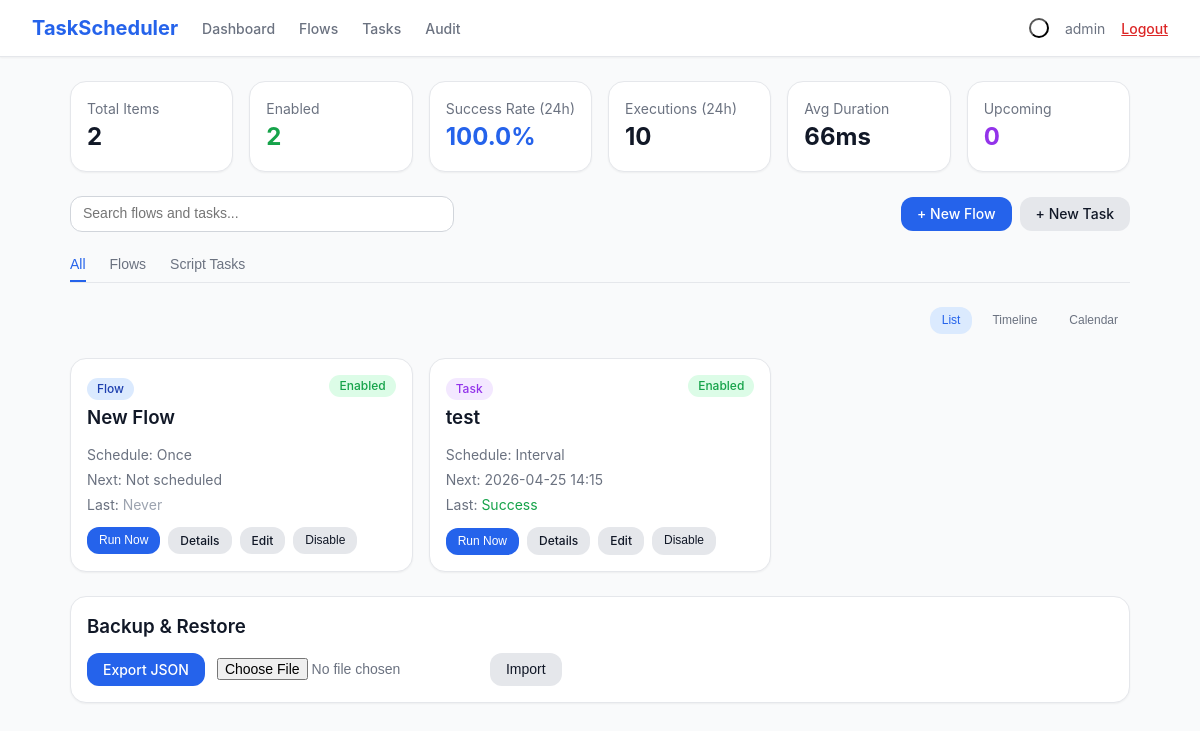
Page / (signed in) on the earlier database version.
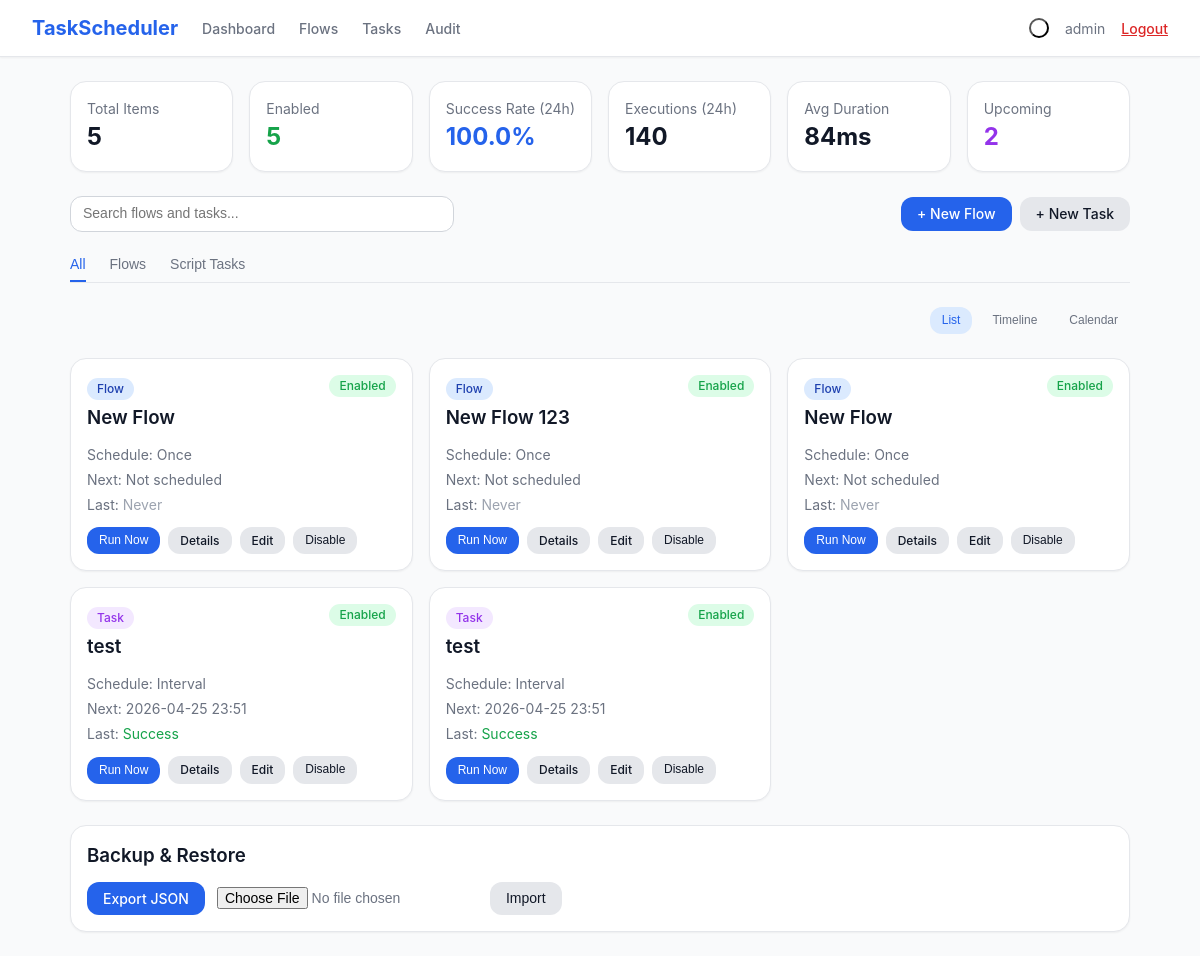
Same page on the later database version.
### models.py (models this page shows, shortened)
class Flow(db.Model):
    __tablename__ = 'flows'
    id = db.Column(db.Integer, primary_key=True)
    name = db.Column(db.String(200), nullable=False)
    schedule_type = db.Column(db.String(50), nullable=False)
    schedule_config = db.Column(db.Text, default='{}')
    enabled = db.Column(db.Boolean, default=True)
    nodes = db.Column(db.Text, default='[]')
    connections = db.Column(db.Text, default='[]')
    timeout_seconds = db.Column(db.Integer, default=30)
    max_retries = db.Column(db.Integer, default=0)
    last_run_time = db.Column(db.DateTime, nullable=True)
    last_run_status = db.Column(db.String(20), nullable=True)
    last_run_output = db.Column(db.Text, nullable=True)
    last_run_node_errors = db.Column(db.Text, default='{}')
    next_run_time = db.Column(db.DateTime, nullable=True)
    created_at = db.Column(db.DateTime, default=datetime.utcnow)
    updated_at = db.Column(db.DateTime, default=datetime.utcnow, onupdate=datetime.utcnow)

class Task(db.Model):
    __tablename__ = 'tasks'
    id = db.Column(db.Integer, primary_key=True)
    name = db.Column(db.String(200), nullable=False)
    script_path = db.Column(db.String(500), nullable=True)
    schedule_type = db.Column(db.String(50), nullable=False)
    schedule_config = db.Column(db.Text, default='{}')
    enabled = db.Column(db.Boolean, default=True)
    timeout_seconds = db.Column(db.Integer, default=30)
    env_vars = db.Column(db.Text, default='{}')
    cli_args = db.Column(db.Text, default='')
    tags = db.Column(db.String(500), default='')
    max_retries = db.Column(db.Integer, default=0)
    max_instances = db.Column(db.Integer, default=1)
    last_run_time = db.Column(db.DateTime, nullable=True)
    last_run_status = db.Column(db.String(20), nullable=True)
    last_run_output = db.Column(db.Text, nullable=True)
    next_run_time = db.Column(db.DateTime, nullable=True)
    created_at = db.Column(db.DateTime, default=datetime.utcnow)
    updated_at = db.Column(db.DateTime, default=datetime.utcnow, onupdate=datetime.utcnow)

### app.py (the view)
@app.route('/')
@login_required
def dashboard():
    total_items = Task.query.count() + Flow.query.count()
    enabled_items = Task.query.filter_by(enabled=True).count() + Flow.query.filter_by(enabled=True).count()
    last_24h = datetime.utcnow() - timedelta(hours=24)
    recent_logs = ExecutionLog.query.filter(ExecutionLog.run_time >= last_24h).all()
    success_count = sum(1 for l in recent_logs if l.status == 'success')
    total_recent = len(recent_logs)
    success_rate = round((success_count / total_recent * 100), 1) if total_recent > 0 else 0
    avg_duration = 0
    if recent_logs:
        durations = [l.duration_ms for l in recent_logs if l.duration_ms]
        avg_duration = round(sum(durations) / len(durations), 0) if durations else 0
    upcoming_tasks = Task.query.filter(Task.next_run_time >= datetime.utcnow()).order_by(Task.next_run_time).limit(5).all()
    upcoming_flows = Flow.query.filter(Flow.next_run_time >= datetime.utcnow()).order_by(Flow.next_run_time).limit(5).all()
    all_tasks = Task.query.order_by(Task.created_at.desc()).all()
    all_flows = Flow.query.order_by(Flow.created_at.desc()).all()
    calendar_tasks = Task.query.filter(Task.enabled == True, Task.next_run_time != None).all()
    calendar_flows = Flow.query.filter(Flow.enabled == True, Flow.next_run_time != None).all()
    return render_template('dashboard.html',
        total_items=total_items,
        enabled_items=enabled_items,
        success_rate=success_rate,
        executions_24h=total_recent,
        avg_duration=int(avg_duration),
        upcoming_tasks=upcoming_tasks,
        upcoming_flows=upcoming_flows,
        tasks=all_tasks,
        flows=all_flows,
        calendar_tasks=calendar_tasks,
        calendar_flows=calendar_flows
    )

### app.py (called while the page is built)
def login_required(f):
    @wraps(f)
    def decorated_function(*args, **kwargs):
        if 'user_id' not in session:
            if request.is_json or request.path.startswith('/api/'):
                return jsonify({'error': 'Unauthorized'}), 401
            return redirect(url_for('login'))
        return f(*args, **kwargs)
    return decorated_function

### templates/dashboard.html (shortened to what the changed rows need)
{% extends "base.html" %}
{% block content %}
<div class="space-y-6">
    <div class="grid grid-2 md-grid-3 lg-grid-6 gap-4">
        <div class="card p-4">
            <div class="text-sm text-muted">Total Items</div>
            <div class="text-2xl font-bold text-body">{{ total_items }}</div>
        </div>
        <div class="card p-4">
            <div class="text-sm text-muted">Enabled</div>
            <div class="text-2xl font-bold text-green">{{ enabled_items }}</div>
        </div>
        <div class="card p-4">
            <div class="text-sm text-muted">Executions (24h)</div>
            <div class="text-2xl font-bold text-body">{{ executions_24h }}</div>
        </div>
        <div class="card p-4">
            <div class="text-sm text-muted">Avg Duration</div>
            <div class="text-2xl font-bold text-body">{{ avg_duration }}ms</div>
        </div>
        <div class="card p-4">
            <div class="text-sm text-muted">Upcoming</div>
            <div class="text-2xl font-bold text-purple">{{ upcoming_tasks|length + upcoming_flows|length }}</div>
        </div>
    </div>
    <div id="view-list-content" class="view-content">
        <div class="grid grid-2 lg-grid-3 gap-4" id="itemsGrid">
            {% for flow in flows %}
            <div class="card p-4 item-card" data-type="flow" data-name="{{ flow.name|lower }}">
                <div class="flex items-start justify-between mb-3">
                    <div>
                        <span class="badge badge-blue">Flow</span>
                        <h3 class="font-semibold text-body mt-1">{{ flow.name }}</h3>
                    </div>
                    <span class="badge {% if flow.enabled %}badge-green{% else %}badge-gray{% endif %}">
                        {{ 'Enabled' if flow.enabled else 'Disabled' }}
                    </span>
                </div>
                <div class="text-sm text-muted space-y-1 mb-3">
                    <div>Schedule: {{ flow.schedule_type|title }}</div>
                    <div>Next: {{ flow.next_run_time.strftime('%Y-%m-%d %H:%M') if flow.next_run_time else 'Not scheduled' }}</div>
                    <div>Last: <span class="{% if flow.last_run_status == 'success' %}text-green{% elif flow.last_run_status == 'failed' %}text-red{% else %}text-light{% endif %}">{{ flow.last_run_status|title if flow.last_run_status else 'Never' }}</span></div>
                </div>
                <div class="flex gap-2 flex-wrap">
                    <button onclick="runFlow({{ flow.id }})" class="btn btn-primary btn-sm">Run Now</button>
                    <a href="{{ url_for('flow_detail', id=flow.id) }}" class="btn btn-secondary btn-sm">Details</a>
                    <a href="{{ url_for('flow_edit', id=flow.id) }}" class="btn btn-secondary btn-sm">Edit</a>
                    <button onclick="toggleFlow({{ flow.id }}, this)" class="btn btn-secondary btn-sm">{{ 'Disable' if flow.enabled else 'Enable' }}</button>
                </div>
            </div>
            {% endfor %}
            {% for task in tasks %}
            <div class="card p-4 item-card" data-type="task" data-name="{{ task.name|lower }}">
                <div class="flex items-start justify-between mb-3">
                    <div>
                        <span class="badge badge-purple">Task</span>
                        <h3 class="font-semibold text-body mt-1">{{ task.name }}</h3>
                    </div>
                    <span class="badge {% if task.enabled %}badge-green{% else %}badge-gray{% endif %}">
                        {{ 'Enabled' if task.enabled else 'Disabled' }}
                    </span>
                </div>
                <div class="text-sm text-muted space-y-1 mb-3">
                    <div>Schedule: {{ task.schedule_type|title }}</div>
                    <div>Next: {{ task.next_run_time.strftime('%Y-%m-%d %H:%M') if task.next_run_time else 'Not scheduled' }}</div>
                    <div>Last: <span class="{% if task.last_run_status == 'success' %}text-green{% elif task.last_run_status == 'failed' %}text-red{% else %}text-light{% endif %}">{{ task.last_run_status|title if task.last_run_status else 'Never' }}</span></div>
                </div>
                <div class="flex gap-2 flex-wrap">
                    <form method="POST" action="{{ url_for('task_run', id=task.id) }}" class="inline">
                        <button type="submit" class="btn btn-primary btn-sm">Run Now</button>
                    </form>
                    <a href="{{ url_for('task_detail', id=task.id) }}" class="btn btn-secondary btn-sm">Details</a>
                    <a href="{{ url_for('task_edit', id=task.id) }}" class="btn btn-secondary btn-sm">Edit</a>
                    <button onclick="toggleTask({{ task.id }}, this)" class="btn btn-secondary btn-sm">{{ 'Disable' if task.enabled else 'Enable' }}</button>
                </div>
            </div>
            {% endfor %}
        </div>
    </div>
</div>
{% endblock %}

Differences in the rows shown:
added Flow: name "New Flow", enabled "Enabled", schedule_type "Once", next_run_time "Not scheduled", last_run_status "Never", enabled "Disable"
added Flow: name "New Flow 123", enabled "Enabled", schedule_type "Once", next_run_time "Not scheduled", last_run_status "Never", enabled "Disable"
added Task: name "test", enabled "Enabled", schedule_type "Interval", next_run_time "2026-04-25 23:51", last_run_status "Success", enabled "Disable"
changed Task (number 2 of 2 on the later page): next_run_time "2026-04-25 14:15" → "2026-04-25 23:51"
Other differences:
{{ total_items }}: "2" → "5"
{{ enabled_items }}: "2" → "5"
{{ executions_24h }}: "10" → "140"
{{ avg_duration }}: "66" → "84"
{{ upcoming_tasks|length + upcoming_flows|length }}: "0" → "2"
